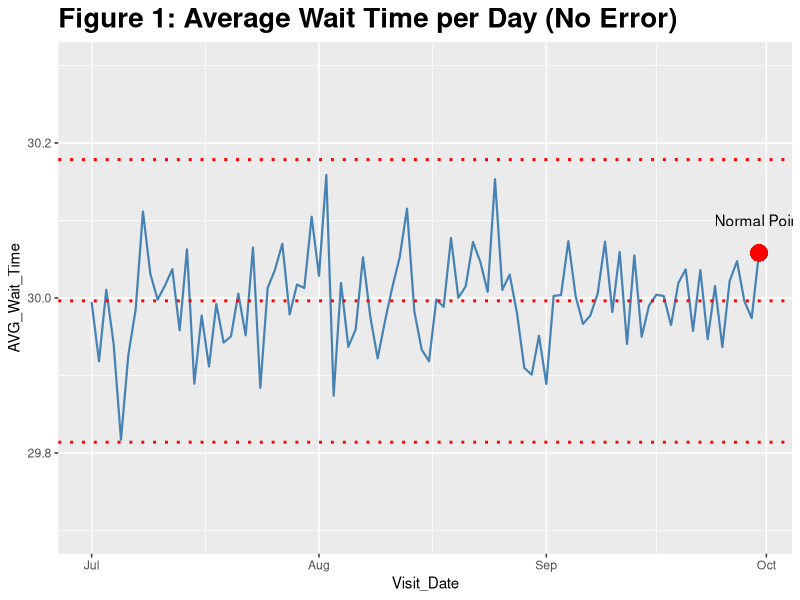

Reproduce this figure in R. (Note: this script raises an error after producing the figure.)
library(ggplot2)
library(dplyr)

set.seed(111)

# create no error dates
date_seq <- seq.Date(as.Date('2019-07-01'), as.Date('2019-09-30'), 'day')
date_seq <- as.data.frame(rep(date_seq, 6000))
colnames(date_seq) <- 'Visit_Date'

# create no error wait times
wait_times_normal <- as.data.frame(rnorm(92 * 6000, mean=30, sd=5))
colnames(wait_times_normal) <- 'Wait_Time'

combo_df <- cbind(date_seq, wait_times_normal)

# create no error plot
subs <- subset(combo_df, Visit_Date == as.Date('2019-09-30'))

g1 <- combo_df %>% 
  group_by(Visit_Date) %>% 
  summarize(AVG_Wait_Time = mean(Wait_Time)) %>% 
  ggplot(aes(x=Visit_Date, y=AVG_Wait_Time)) + 
  geom_line(size=0.75, color='steelblue') +
  geom_hline(aes(yintercept=mean(AVG_Wait_Time)), 
             color='red', linetype='dotted', size=1) +
  geom_hline(aes(yintercept=mean(AVG_Wait_Time) + sd(AVG_Wait_Time) * 3), 
             color='red', linetype='dotted', size=1) +
  geom_hline(aes(yintercept=mean(AVG_Wait_Time) - sd(AVG_Wait_Time) * 3), 
             color='red', linetype='dotted', size=1) +
  ylim(29.7, 30.3) +
  ggtitle('Figure 1: Average Wait Time per Day (No Error)') +
  theme(plot.title = element_text(size = 20, face = "bold")) +
  geom_point(data=subs, aes(x=Visit_Date, y=mean(Wait_Time)), color='red', size=5) +
  annotate('text', x=as.Date('2019-09-30'), y=30.1, label='Normal Point') +
  ggsave('no_error_plot.png')

# add error value
new_combo_df <- rbind(combo_df, c('2019-09-30', 781))
new_combo_df$Wait_Time <- as.numeric(new_combo_df$Wait_Time)

# create error plot
subs2 <- subset(new_combo_df, Visit_Date == as.Date('2019-09-30'))

g2 <- new_combo_df %>% 
  group_by(Visit_Date) %>% 
  summarize(AVG_Wait_Time = mean(Wait_Time)) %>% 
  ggplot(aes(x=Visit_Date, y=AVG_Wait_Time)) + 
  geom_line(size=0.75, color='steelblue') +
  geom_hline(aes(yintercept=mean(AVG_Wait_Time)), 
             color='red', linetype='dotted', size=1) +
  geom_hline(aes(yintercept=mean(AVG_Wait_Time) + sd(AVG_Wait_Time) * 3), 
             color='red', linetype='dotted', size=1) +
  geom_hline(aes(yintercept=mean(AVG_Wait_Time) - sd(AVG_Wait_Time) * 3), 
             color='red', linetype='dotted', size=1) +
  ylim(29.7, 30.3) +
  ggtitle('Figure 2: Average Wait Time per Day (With Error)') +
  theme(plot.title = element_text(size = 20, face = "bold")) +
  geom_point(data=subs2, aes(x=Visit_Date, y=mean(Wait_Time)), color='red', size=5) +
  annotate('text', x=as.Date('2019-09-30'), y=30.22, label='Error Point') +
  ggsave('error_plot.png')

print(g1)
print(g2)